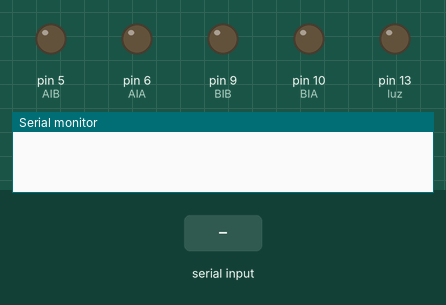
Simulated run of this sketch. Board: Arduino Uno, built with avr-gcc and run on an emulated ATmega328P. Parts: output pins drawn as LEDs (lit = HIGH), the last lines printed to the serial monitor. The inputs (shaded band) are chosen by the test bench.

Above: at 1.2 s.
1.3 s: "F" received over Serial
At 1.7 s:
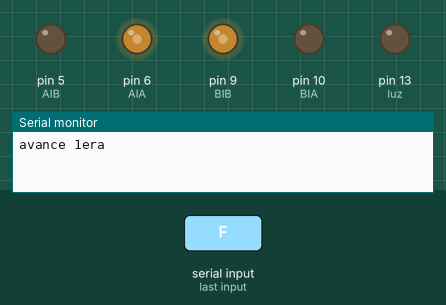
2.9 s: "9" received over Serial
At 4.1 s:
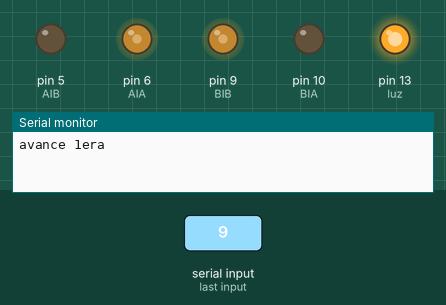
4.5 s: "B" received over Serial
At 5.3 s:
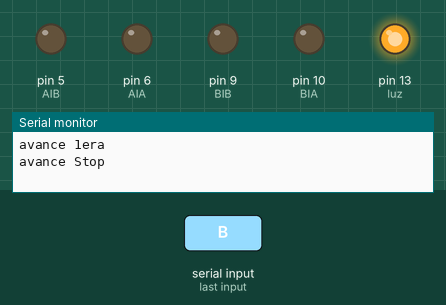
6.0 s: "B" received over Serial
At 6.5 s:
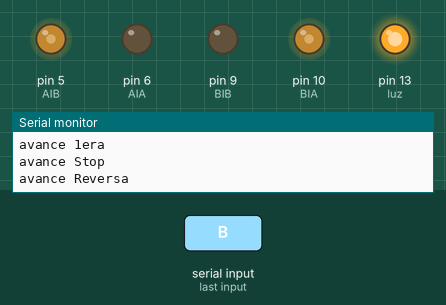
7.5 s: "9" received over Serial
At 8.8 s:
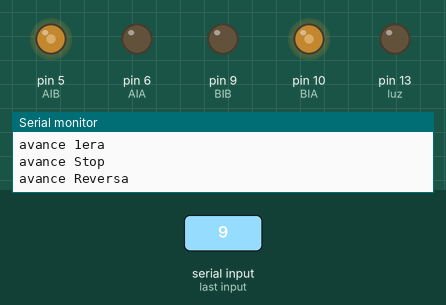
Timing chart, 0 to 10.0 s (numbered marks = the images above; inputs shaded):
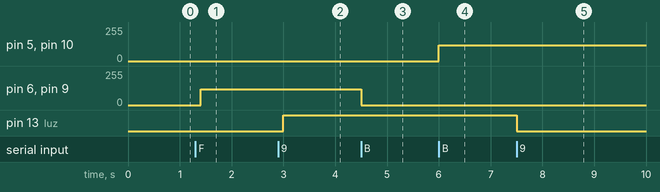

Measured:
- after the input at 1.3 s, pin 6 (AIA), pin 9 (BIB): 0/255 → 120/255 after 0.10 s
- after the input at 2.9 s, pin 13 (luz): LOW → HIGH after 0.10 s
- after the input at 4.5 s, pin 6 (AIA), pin 9 (BIB): 120/255 → 0/255 at once
- after the input at 6.0 s, pin 5 (AIB), pin 10 (BIA): 0/255 → 120/255 at once
- after the input at 7.5 s, pin 13 (luz): HIGH → LOW at once

The sketch:

l9110_BT_APPtrenestransm2025.ino
```cpp
/*
  L9110 motor driver controlando 2 motores CC
  COPIAR Y PEGAR SOBRE EL SKETCH DE ARDUINO
*/

const int AIA = 6;  // (pwm) pin 6 conectado a pin A-IA
const int AIB = 5;  // (pwm) pin 5 conectado a pin A-IB
const int BIA = 10; // (pwm) pin 10 conectado a pin B-IA
const int BIB = 9;  // (pwm) pin 9 conectado a pin B-IB
int Estado = 1;
int velocidad = 0;
// cambie este valor (100 a 255) para controlar
// la velocidad de los motores

int estadoluz = 0; // estado LUZ
int const luz = 13; //Led pin 13

int command; //Int to store app command state.

void avanzar()
{
  velocidad = 120;
  analogWrite(AIA, velocidad);
  analogWrite(AIB, 0);
  analogWrite(BIA, 0);
  analogWrite(BIB, velocidad);
}
void avanzar2()
{
  velocidad = 180;
  analogWrite(AIA, velocidad);
  analogWrite(AIB, 0);
  analogWrite(BIA, 0);
  analogWrite(BIB, velocidad);
}
void avanzar3()
{
  velocidad = 220;
  analogWrite(AIA, velocidad);
  analogWrite(AIB, 0);
  analogWrite(BIA, 0);
  analogWrite(BIB, velocidad);
}
void avanzar4()
{
  velocidad = 250;
  analogWrite(AIA, velocidad);
  analogWrite(AIB, 0);
  analogWrite(BIA, 0);
  analogWrite(BIB, velocidad);
}

void retroceder()
{
  velocidad = 120;
  analogWrite(AIA, 0);
  analogWrite(AIB, velocidad);
  analogWrite(BIA, velocidad);
  analogWrite(BIB, 0);
}


void Stop()
{
  velocidad = 0;
  analogWrite(AIA, 0);
  analogWrite(AIB, 0);
  analogWrite(BIA, 0);
  analogWrite(BIB, 0);
  Estado = 1;
}

void iluminacion() {
  if (estadoluz == 0)
  {
    digitalWrite(luz, 1);
  }
  if ( estadoluz == 1)
  {
    digitalWrite(luz, 0);;
  }
  estadoluz = !estadoluz;

  delay(2);
}

void forward()
{
  Estado = Estado + 1;
  if ( Estado > 5 ) {
    Estado = 5;
  }
  switch (Estado)
  {

    case 0:
      retroceder();
      Serial.println("avance Reversa");
      break;

    case 1:
      Stop();
      Serial.println("avance Stop");
      break;
    case 2:
      avanzar();
      Serial.println("avance 1era");
      break;
    case 3:
      avanzar2();
      Serial.println("avance 2da");
      break;
    case 4:
      avanzar3();
      Serial.println("avance 3era");
      break;
    case 5:
      avanzar4();
      Serial.println("avance 4ta");
      break;


  }
}

void backward()
{
  Estado = Estado - 1;
  if (Estado < 0 ) {
    Estado = 0;
  }
  switch (Estado)
  {

    case 0:
      retroceder();
      Serial.println("avance Reversa");
      break;

    case 1:
      Stop();
      Serial.println("avance Stop");
      break;
    case 2:
      avanzar();
      Serial.println("avance 1era");
      break;
    case 3:
      avanzar2();
      Serial.println("avance 2da");
      break;
    case 4:
      avanzar4();
      Serial.println("avance 3era");
      break;
    case 5:
      avanzar4();
      Serial.println("avance 4ta");
      break;

  }
}
void setup() {
  Serial.begin(9600);
  pinMode(AIA, OUTPUT); // fijar los pines como salidas
  pinMode(AIB, OUTPUT);
  pinMode(BIA, OUTPUT);
  pinMode(BIB, OUTPUT);
  pinMode(luz, OUTPUT);
}
void ControlBT () {

}
void loop() {
  if (Serial.available() > 0)
  {
    command = Serial.read();

    switch (command) {
      case 'F': forward();  break;
      case 'B': backward();  break;
      case 'S': Stop();  break;
      case '9': iluminacion(); break;


        delay(20);
    }
  }
  delay(100);
}
```
